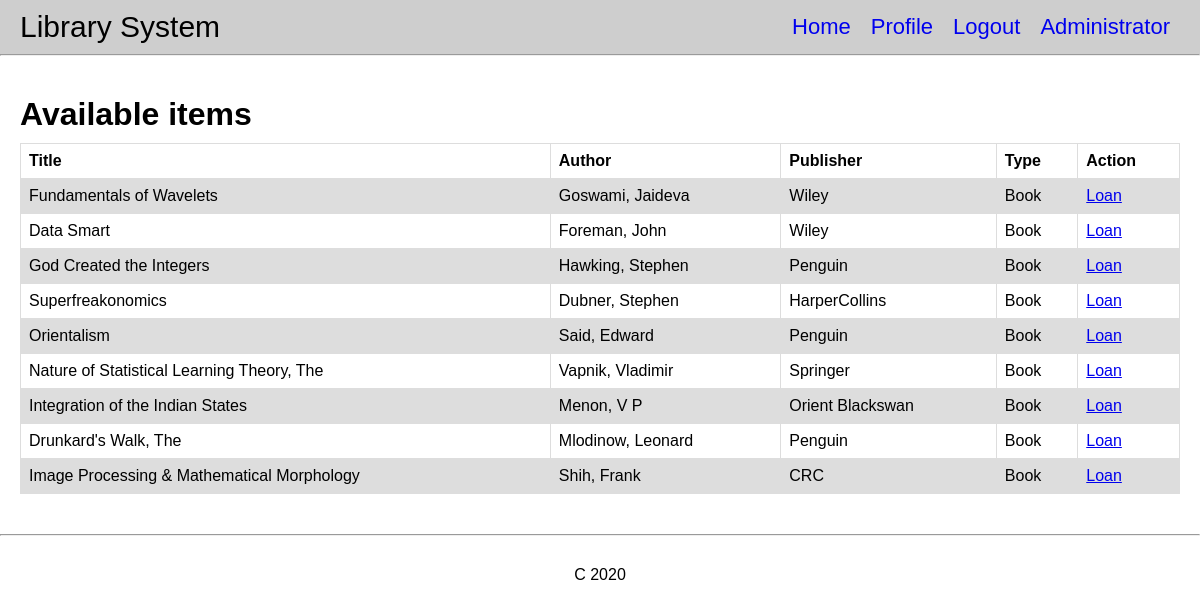
The page /library/ (signed in) on the database as committed earlier.
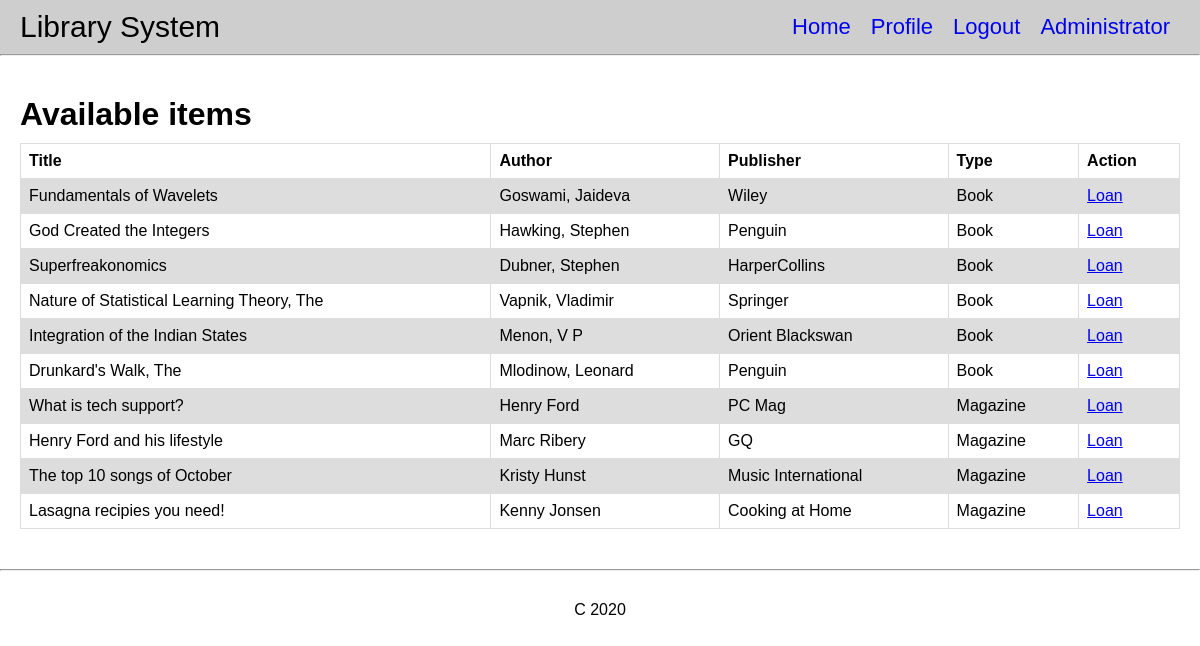
The same page on the database as committed later.
### library_app/models.py (models this page shows, shortened)
class Item(models.Model):
    title = models.CharField(max_length=200)
    author = models.CharField(max_length=200)
    publisher = models.CharField(max_length=200)
    is_available = models.BooleanField(default=True)
    TYPE_CHOICES = [
        ('book', "Book"),
        ('magazine', "Magazine"),
    ]
    item_type = models.CharField(
        max_length=100, choices=TYPE_CHOICES, default='book')

### library_app/views.py (the view)
# urls.py: path("", views.index, name="index"),
@login_required
def index(request):
    items = Item.objects.filter(is_available=True)
    context = {"items": items}
    return render(request, "library_app/index.html", context)

### templates/library_app/index.html
{% extends "base.html" %} {% block title %}Home{% endblock title %}
{% block content %}
<h1>Available items</h1>
<div id="items-list">
  {% if items.count %}
    <table>
      <tr>
        <th>Title</th>
        <th>Author</th>
        <th>Publisher</th>
        <th>Type</th>
        <th>Action</th>
      </tr>
      {% for item in items %}
      <tr>
        <td>{{item.title}}</td>
        <td>{{item.author}}</td>
        <td>{{item.publisher}}</td>
        <td>{{item.item_type|capfirst}}</td>
        <td> <a href="{% url "user_app:loan_item" item.item_type item.id %}">Loan</a> </td>
      </tr>
      {% endfor %}
    </table>
  {% else %}
    <p>No items yet, loan one to see your loaned items.</p>
  {% endif %}
</div>
{% endblock content %}

Rows that differ between the two databases and show on the page:
no longer on this page (row edited): Item: title "Data Smart", author "Foreman, John", publisher "Wiley", item_type "Book"
no longer on this page (row edited): Item: title "Orientalism", author "Said, Edward", publisher "Penguin", item_type "Book"
no longer on this page (row edited): Item: title "Image Processing & Mathematical Morphology", author "Shih, Frank", publisher "CRC", item_type "Book"
added Item: title "What is tech support?", author "Henry Ford", publisher "PC Mag", item_type "Magazine"
added Item: title "Henry Ford and his lifestyle", author "Marc Ribery", publisher "GQ", item_type "Magazine"
added Item: title "The top 10 songs of October", author "Kristy Hunst", publisher "Music International", item_type "Magazine"
added Item: title "Lasagna recipies you need!", author "Kenny Jonsen", publisher "Cooking at Home", item_type "Magazine"
